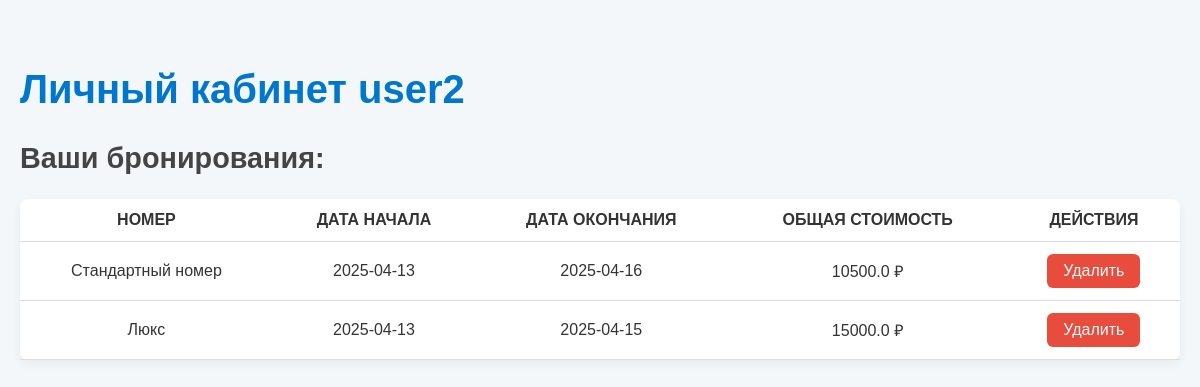
Page /profile (signed in) on the committed database.
### app.py (models this page shows, shortened)
class User(db.Model, UserMixin):
    id = db.Column(db.Integer, primary_key=True)
    username = db.Column(db.String(150), unique=True, nullable=False)
    password_hash = db.Column(db.String(150), nullable=False)
    email = db.Column(db.String(255), nullable = False)
    confirmation_code = db.Column(db.Integer, nullable = True)
    role = db.Column(db.String(255), nullable = True)

class Booking(db.Model):
    id = db.Column(db.Integer, primary_key=True)
    user_id = db.Column(db.Integer, db.ForeignKey('user.id'), nullable=False)
    room_id = db.Column(db.Integer, db.ForeignKey('room.id'), nullable=False)
    start_date = db.Column(db.DateTime, nullable=False)
    end_date = db.Column(db.DateTime, nullable=False)
    total_amount = db.Column(db.Float, nullable=False)
    user = db.relationship('User', backref='bookings', lazy=True)
    room = db.relationship('Room', backref='bookings', lazy=True)

class Room(db.Model):
    id = db.Column(db.Integer, primary_key=True)
    room_name = db.Column(db.String(100), nullable=False)
    description = db.Column(db.Text, nullable=False)
    price = db.Column(db.Float, nullable=False)
    image = db.Column(db.String(255), nullable=False)
    is_booked = db.Column(db.Boolean, default=False)

### app.py (the view)
@app.route('/profile')
@login_required
def profile():
    bookings = Booking.query.filter_by(user_id=current_user.id).all()
    return render_template('profile.html', bookings=bookings, user=current_user)

### app.py (called while the page is built)
@login_manager.user_loader
def load_user(user_id):
    return User.query.get(int(user_id))

### templates/profile.html (shortened to what this page needs)
<!DOCTYPE html>
<html lang="ru">
<head>
    <link rel="stylesheet" href="/static/styles/profile_styles.css">
</head>
<body class="profile-page">
    <h1>Личный кабинет {{ user.username }}</h1>
    <h2>Ваши бронирования:</h2>
    {% if bookings %}
        <table>
                <tr>
                    <th>Номер</th>
                    <th>Дата начала</th>
                    <th>Дата окончания</th>
                    <th>Общая стоимость</th>
                    <th>Действия</th>
                </tr>
            <tbody>
                {% for booking in bookings %}
                    <tr>
                        <td>{{ booking.room.room_name }}</td>
                        <td>{{ booking.start_date.strftime('%Y-%m-%d') }}</td>
                        <td>{{ booking.end_date.strftime('%Y-%m-%d') }}</td>
                        <td>{{ booking.total_amount }} ₽</td>
                        <td>
                            <form action="/delete_booking/{{ booking.id }}" method="POST">
                                <button type="submit" class="delete-button">Удалить</button>
                            </form>
                        </td>
                    </tr>
                {% endfor %}
            </tbody>
        </table>
    {% else %}
        <p>У вас нет бронирований.</p>
    {% endif %}
</body>
</html>

### static/styles/profile_styles.css (style rules this page uses)
.profile-page { font-family: 'Arial', sans-serif; background-color: #f4f7fa; padding: 40px 20px; max-width: 1200px; margin: 0 auto; color: #333; }
.profile-page h1 { font-size: 2.5rem; color: #0077cc; margin-bottom: 20px; }
.profile-page h2 { font-size: 1.8rem; color: #444; margin-top: 30px; }
table { width: 100%; border-collapse: collapse; margin-top: 20px; background-color: #ffffff; border-radius: 8px; box-shadow: 0 4px 12px rgba(0, 0, 0, 0.05); }
th, td { padding: 12px 15px; text-align: center; border-bottom: 1px solid #ddd; }
td { font-size: 1rem; }
th { text-transform: uppercase; }
.delete-button { background-color: #e74c3c; color: white; padding: 8px 16px; border: none; border-radius: 6px; cursor: pointer; font-size: 1rem; transition: background-color 0.3s ease; }

### rows in the picture
User: username "user2"
Booking: room.room_name "Стандартный номер", start_date "2025-04-13", end_date "2025-04-16", total_amount "10500.0"
Booking: room.room_name "Люкс", start_date "2025-04-13", end_date "2025-04-15", total_amount "15000.0"
